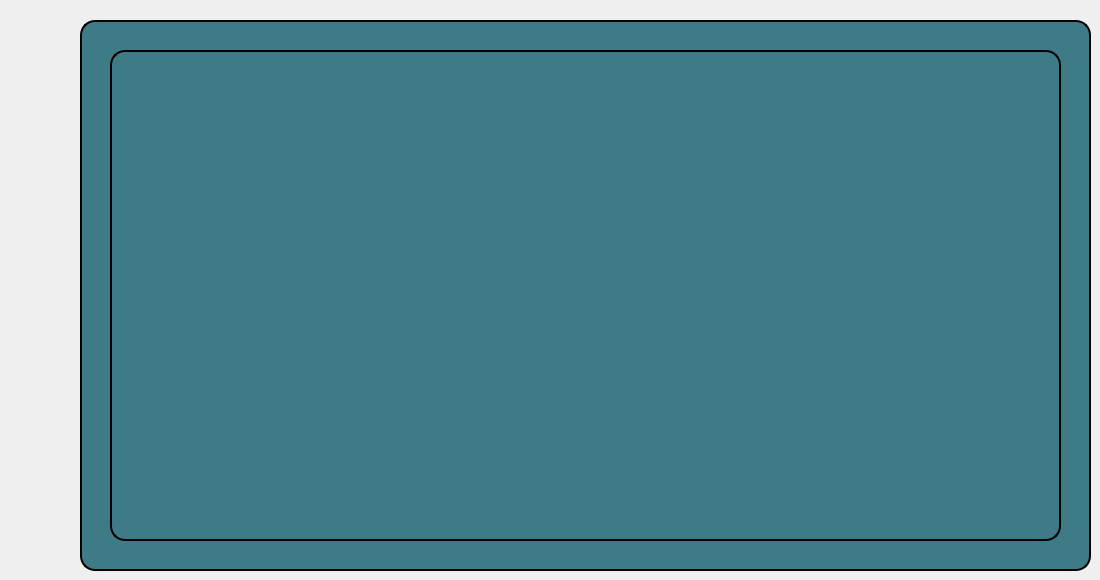
     <widget class="QWidget" name="tab_8">
      <attribute name="title">
       <string>Page</string>
      </attribute>
      <widget class="QWidget" name="stat" native="true">
       <property name="geometry">
        <rect>
         <x>140</x>
         <y>70</y>
         <width>881</width>
         <height>431</height>
        </rect>
       </property>
      </widget>
      <widget class="QTableView" name="tableView_25">
       <property name="geometry">
        <rect>
         <x>80</x>
         <y>20</y>
         <width>1011</width>
         <height>551</height>
        </rect>
       </property>
       <property name="palette">
        <palette>
         <active>
          <colorrole role="WindowText">
           <brush brushstyle="SolidPattern">
            <color alpha="255">
             <red>0</red>
             <green>0</green>
             <blue>0</blue>
            </color>
           </brush>
          </colorrole>
          <colorrole role="Button">
           <brush brushstyle="SolidPattern">
            <color alpha="255">
             <red>63</red>
             <green>123</green>
             <blue>134</blue>
            </color>
           </brush>
          </colorrole>
          <colorrole role="Light">
           <brush brushstyle="SolidPattern">
            <color alpha="255">
             <red>128</red>
             <green>255</green>
             <blue>0</blue>
            </color>
           </brush>
          </colorrole>
          <colorrole role="Midlight">
           <brush brushstyle="SolidPattern">
            <color alpha="255">
             <red>106</red>
             <green>212</green>
             <blue>0</blue>
            </color>
           </brush>
          </colorrole>
          <colorrole role="Dark">
           <brush brushstyle="SolidPattern">
            <color alpha="255">
             <red>43</red>
             <green>85</green>
             <blue>0</blue>
            </color>
           </brush>
          </colorrole>
          <colorrole role="Mid">
           <brush brushstyle="SolidPattern">
            <color alpha="255">
             <red>57</red>
             <green>113</green>
             <blue>0</blue>
            </color>
           </brush>
          </colorrole>
          <colorrole role="Text">
           <brush brushstyle="SolidPattern">
            <color alpha="255">
             <red>0</red>
             <green>0</green>
             <blue>0</blue>
            </color>
           </brush>
          </colorrole>
          <colorrole role="BrightText">
           <brush brushstyle="SolidPattern">
            <color alpha="255">
             <red>255</red>
             <green>255</green>
             <blue>255</blue>
            </color>
           </brush>
          </colorrole>
          <colorrole role="ButtonText">
           <brush brushstyle="SolidPattern">
            <color alpha="255">
             <red>0</red>
             <green>0</green>
             <blue>0</blue>
            </color>
           </brush>
          </colorrole>
          <colorrole role="Base">
           <brush brushstyle="SolidPattern">
            <color alpha="255">
             <red>63</red>
             <green>123</green>
             <blue>134</blue>
            </color>
           </brush>
          </colorrole>
          <colorrole role="Window">
           <brush brushstyle="SolidPattern">
            <color alpha="255">
             <red>63</red>
             <green>123</green>
             <blue>134</blue>
            </color>
           </brush>
          </colorrole>
          <colorrole role="Shadow">
           <brush brushstyle="SolidPattern">
            <color alpha="255">
             <red>0</red>
             <green>0</green>
             <blue>0</blue>
            </color>
           </brush>
          </colorrole>
          <colorrole role="Link">
           <brush brushstyle="SolidPattern">
            <color alpha="255">
             <red>0</red>
             <green>0</green>
             <blue>0</blue>
            </color>
           </brush>
          </colorrole>
          <colorrole role="LinkVisited">
           <brush brushstyle="SolidPattern">
            <color alpha="255">
             <red>0</red>
             <green>0</green>
             <blue>0</blue>
            </color>
           </brush>
          </colorrole>
          <colorrole role="AlternateBase">
           <brush brushstyle="SolidPattern">
            <color alpha="255">
             <red>170</red>
             <green>212</green>
             <blue>127</blue>
            </color>
           </brush>
          </colorrole>
          <colorrole role="ToolTipBase">
           <brush brushstyle="SolidPattern">
            <color alpha="255">
             <red>255</red>
             <green>255</green>
             <blue>220</blue>
            </color>
           </brush>
          </colorrole>
          <colorrole role="ToolTipText">
           <brush brushstyle="SolidPattern">
            <color alpha="255">
             <red>0</red>
             <green>0</green>
             <blue>0</blue>
            </color>
           </brush>
          </colorrole>
          <colorrole role="PlaceholderText">
           <brush brushstyle="SolidPattern">
            <color alpha="127">
             <red>0</red>
             <green>0</green>
             <blue>0</blue>
            </color>
           </brush>
          </colorrole>
          <colorrole role="Accent">
           <brush brushstyle="SolidPattern">
            <color alpha="255">
             <red>255</red>
             <green>255</green>
             <blue>255</blue>
            </color>
           </brush>
          </colorrole>
         </active>
         <inactive>
          <colorrole role="WindowText">
           <brush brushstyle="SolidPattern">
            <color alpha="255">
             <red>0</red>
             <green>0</green>
             <blue>0</blue>
            </color>
           </brush>
          </colorrole>
          <colorrole role="Button">
           <brush brushstyle="SolidPattern">
            <color alpha="255">
             <red>63</red>
             <green>123</green>
             <blue>134</blue>
            </color>
           </brush>
          </colorrole>
          <colorrole role="Light">
           <brush brushstyle="SolidPattern">
            <color alpha="255">
             <red>128</red>
             <green>255</green>
             <blue>0</blue>
            </color>
           </brush>
          </colorrole>
          <colorrole role="Midlight">
           <brush brushstyle="SolidPattern">
            <color alpha="255">
             <red>106</red>
             <green>212</green>
             <blue>0</blue>
            </color>
           </brush>
          </colorrole>
          <colorrole role="Dark">
           <brush brushstyle="SolidPattern">
            <color alpha="255">
             <red>43</red>
             <green>85</green>
             <blue>0</blue>
            </color>
           </brush>
          </colorrole>
          <colorrole role="Mid">
           <brush brushstyle="SolidPattern">
            <color alpha="255">
             <red>57</red>
             <green>113</green>
             <blue>0</blue>
            </color>
           </brush>
          </colorrole>
          <colorrole role="Text">
           <brush brushstyle="SolidPattern">
            <color alpha="255">
             <red>0</red>
             <green>0</green>
             <blue>0</blue>
            </color>
           </brush>
          </colorrole>
          <colorrole role="BrightText">
           <brush brushstyle="SolidPattern">
            <color alpha="255">
             <red>255</red>
             <green>255</green>
             <blue>255</blue>
            </color>
           </brush>
          </colorrole>
          <colorrole role="ButtonText">
           <brush brushstyle="SolidPattern">
            <color alpha="255">
             <red>0</red>
             <green>0</green>
             <blue>0</blue>
            </color>
           </brush>
          </colorrole>
          <colorrole role="Base">
           <brush brushstyle="SolidPattern">
            <color alpha="255">
             <red>63</red>
             <green>123</green>
             <blue>134</blue>
            </color>
           </brush>
          </colorrole>
          <colorrole role="Window">
           <brush brushstyle="SolidPattern">
            <color alpha="255">
             <red>63</red>
             <green>123</green>
             <blue>134</blue>
            </color>
           </brush>
          </colorrole>
          <colorrole role="Shadow">
           <brush brushstyle="SolidPattern">
            <color alpha="255">
             <red>0</red>
             <green>0</green>
             <blue>0</blue>
            </color>
           </brush>
          </colorrole>
          <colorrole role="Link">
           <brush brushstyle="SolidPattern">
            <color alpha="255">
             <red>0</red>
             <green>0</green>
             <blue>0</blue>
            </color>
           </brush>
          </colorrole>
          <colorrole role="LinkVisited">
           <brush brushstyle="SolidPattern">
            <color alpha="255">
             <red>0</red>
             <green>0</green>
             <blue>0</blue>
            </color>
           </brush>
          </colorrole>
          <colorrole role="AlternateBase">
           <brush brushstyle="SolidPattern">
            <color alpha="255">
             <red>170</red>
             <green>212</green>
             <blue>127</blue>
            </color>
           </brush>
          </colorrole>
          <colorrole role="ToolTipBase">
           <brush brushstyle="SolidPattern">
            <color alpha="255">
             <red>255</red>
             <green>255</green>
             <blue>220</blue>
            </color>
           </brush>
          </colorrole>
          <colorrole role="ToolTipText">
           <brush brushstyle="SolidPattern">
            <color alpha="255">
             <red>0</red>
             <green>0</green>
             <blue>0</blue>
            </color>
           </brush>
          </colorrole>
          <colorrole role="PlaceholderText">
           <brush brushstyle="SolidPattern">
            <color alpha="127">
             <red>0</red>
             <green>0</green>
             <blue>0</blue>
            </color>
           </brush>
          </colorrole>
          <colorrole role="Accent">
           <brush brushstyle="SolidPattern">
            <color alpha="255">
             <red>255</red>
             <green>255</green>
             <blue>255</blue>
            </color>
           </brush>
          </colorrole>
         </inactive>
         <disabled>
          <colorrole role="WindowText">
           <brush brushstyle="SolidPattern">
            <color alpha="255">
             <red>43</red>
             <green>85</green>
             <blue>0</blue>
            </color>
           </brush>
          </colorrole>
          <colorrole role="Button">
           <brush brushstyle="SolidPattern">
            <color alpha="255">
             <red>63</red>
             <green>123</green>
             <blue>134</blue>
            </color>
           </brush>
          </colorrole>
          <colorrole role="Light">
           <brush brushstyle="SolidPattern">
            <color alpha="255">
             <red>128</red>
             <green>255</green>
             <blue>0</blue>
            </color>
           </brush>
          </colorrole>
          <colorrole role="Midlight">
           <brush brushstyle="SolidPattern">
            <color alpha="255">
             <red>106</red>
             <green>212</green>
             <blue>0</blue>
            </color>
           </brush>
          </colorrole>
          <colorrole role="Dark">
           <brush brushstyle="SolidPattern">
            <color alpha="255">
             <red>43</red>
             <green>85</green>
             <blue>0</blue>
            </color>
           </brush>
          </colorrole>
          <colorrole role="Mid">
           <brush brushstyle="SolidPattern">
            <color alpha="255">
             <red>57</red>
             <green>113</green>
             <blue>0</blue>
            </color>
           </brush>
          </colorrole>
          <colorrole role="Text">
           <brush brushstyle="SolidPattern">
            <color alpha="255">
             <red>43</red>
             <green>85</green>
             <blue>0</blue>
            </color>
           </brush>
          </colorrole>
          <colorrole role="BrightText">
           <brush brushstyle="SolidPattern">
            <color alpha="255">
             <red>255</red>
             <green>255</green>
             <blue>255</blue>
            </color>
           </brush>
          </colorrole>
          <colorrole role="ButtonText">
           <brush brushstyle="SolidPattern">
            <color alpha="255">
             <red>43</red>
             <green>85</green>
             <blue>0</blue>
            </color>
           </brush>
          </colorrole>
          <colorrole role="Base">
           <brush brushstyle="SolidPattern">
            <color alpha="255">
             <red>63</red>
             <green>123</green>
             <blue>134</blue>
            </color>
           </brush>
          </colorrole>
          <colorrole role="Window">
           <brush brushstyle="SolidPattern">
            <color alpha="255">
             <red>63</red>
             <green>123</green>
             <blue>134</blue>
            </color>
           </brush>
          </colorrole>
          <colorrole role="Shadow">
           <brush brushstyle="SolidPattern">
            <color alpha="255">
             <red>0</red>
             <green>0</green>
             <blue>0</blue>
            </color>
           </brush>
          </colorrole>
          <colorrole role="Link">
           <brush brushstyle="SolidPattern">
            <color alpha="255">
             <red>0</red>
             <green>0</green>
             <blue>0</blue>
            </color>
           </brush>
          </colorrole>
          <colorrole role="LinkVisited">
           <brush brushstyle="SolidPattern">
            <color alpha="255">
             <red>0</red>
             <green>0</green>
             <blue>0</blue>
            </color>
           </brush>
          </colorrole>
          <colorrole role="AlternateBase">
           <brush brushstyle="SolidPattern">
            <color alpha="255">
             <red>85</red>
             <green>170</green>
             <blue>0</blue>
            </color>
           </brush>
          </colorrole>
          <colorrole role="ToolTipBase">
           <brush brushstyle="SolidPattern">
            <color alpha="255">
             <red>255</red>
             <green>255</green>
             <blue>220</blue>
            </color>
           </brush>
          </colorrole>
          <colorrole role="ToolTipText">
           <brush brushstyle="SolidPattern">
            <color alpha="255">
             <red>0</red>
             <green>0</green>
             <blue>0</blue>
            </color>
           </brush>
          </colorrole>
          <colorrole role="PlaceholderText">
           <brush brushstyle="SolidPattern">
            <color alpha="127">
             <red>43</red>
             <green>85</green>
             <blue>0</blue>
            </color>
           </brush>
          </colorrole>
          <colorrole role="Accent">
           <brush brushstyle="SolidPattern">
            <color alpha="255">
             <red>111</red>
             <green>221</green>
             <blue>0</blue>
            </color>
           </brush>
          </colorrole>
         </disabled>
        </palette>
       </property>
       <property name="styleSheet">
        <string notr="true">background-color: rgb(63, 123, 134);
border: 2px solid #000000;
border-radius: 15px;
</string>
       </property>
      </widget>
      <widget class="QTableView" name="tableView_26">
       <property name="geometry">
        <rect>
         <x>110</x>
         <y>50</y>
         <width>951</width>
         <height>491</height>
        </rect>
       </property>
       <property name="palette">
        <palette>
         <active>
          <colorrole role="WindowText">
           <brush brushstyle="SolidPattern">
            <color alpha="255">
             <red>0</red>
             <green>0</green>
             <blue>0</blue>
            </color>
           </brush>
          </colorrole>
          <colorrole role="Button">
           <brush brushstyle="SolidPattern">
            <color alpha="255">
             <red>63</red>
             <green>123</green>
             <blue>134</blue>
            </color>
           </brush>
          </colorrole>
          <colorrole role="Light">
           <brush brushstyle="SolidPattern">
            <color alpha="255">
             <red>128</red>
             <green>255</green>
             <blue>0</blue>
            </color>
           </brush>
          </colorrole>
          <colorrole role="Midlight">
           <brush brushstyle="SolidPattern">
            <color alpha="255">
             <red>106</red>
             <green>212</green>
             <blue>0</blue>
            </color>
           </brush>
          </colorrole>
          <colorrole role="Dark">
           <brush brushstyle="SolidPattern">
            <color alpha="255">
             <red>43</red>
             <green>85</green>
             <blue>0</blue>
            </color>
           </brush>
          </colorrole>
          <colorrole role="Mid">
           <brush brushstyle="SolidPattern">
            <color alpha="255">
             <red>57</red>
             <green>113</green>
             <blue>0</blue>
            </color>
           </brush>
          </colorrole>
          <colorrole role="Text">
           <brush brushstyle="SolidPattern">
            <color alpha="255">
             <red>0</red>
             <green>0</green>
             <blue>0</blue>
            </color>
           </brush>
          </colorrole>
          <colorrole role="BrightText">
           <brush brushstyle="SolidPattern">
            <color alpha="255">
             <red>255</red>
             <green>255</green>
             <blue>255</blue>
            </color>
           </brush>
          </colorrole>
          <colorrole role="ButtonText">
           <brush brushstyle="SolidPattern">
            <color alpha="255">
             <red>0</red>
             <green>0</green>
             <blue>0</blue>
            </color>
           </brush>
          </colorrole>
          <colorrole role="Base">
           <brush brushstyle="SolidPattern">
            <color alpha="255">
             <red>63</red>
             <green>123</green>
             <blue>134</blue>
            </color>
           </brush>
          </colorrole>
          <colorrole role="Window">
           <brush brushstyle="SolidPattern">
            <color alpha="255">
             <red>63</red>
             <green>123</green>
             <blue>134</blue>
            </color>
           </brush>
          </colorrole>
          <colorrole role="Shadow">
           <brush brushstyle="SolidPattern">
            <color alpha="255">
             <red>0</red>
             <green>0</green>
             <blue>0</blue>
            </color>
           </brush>
          </colorrole>
          <colorrole role="Link">
           <brush brushstyle="SolidPattern">
            <color alpha="255">
             <red>0</red>
             <green>0</green>
             <blue>0</blue>
            </color>
           </brush>
          </colorrole>
          <colorrole role="LinkVisited">
           <brush brushstyle="SolidPattern">
            <color alpha="255">
             <red>0</red>
             <green>0</green>
             <blue>0</blue>
            </color>
           </brush>
          </colorrole>
          <colorrole role="AlternateBase">
           <brush brushstyle="SolidPattern">
            <color alpha="255">
             <red>170</red>
             <green>212</green>
             <blue>127</blue>
            </color>
           </brush>
          </colorrole>
          <colorrole role="ToolTipBase">
           <brush brushstyle="SolidPattern">
            <color alpha="255">
             <red>255</red>
             <green>255</green>
             <blue>220</blue>
            </color>
           </brush>
          </colorrole>
          <colorrole role="ToolTipText">
           <brush brushstyle="SolidPattern">
            <color alpha="255">
             <red>0</red>
             <green>0</green>
             <blue>0</blue>
            </color>
           </brush>
          </colorrole>
          <colorrole role="PlaceholderText">
           <brush brushstyle="SolidPattern">
            <color alpha="127">
             <red>0</red>
             <green>0</green>
             <blue>0</blue>
            </color>
           </brush>
          </colorrole>
          <colorrole role="Accent">
           <brush brushstyle="SolidPattern">
            <color alpha="255">
             <red>255</red>
             <green>255</green>
             <blue>255</blue>
            </color>
           </brush>
          </colorrole>
         </active>
         <inactive>
          <colorrole role="WindowText">
           <brush brushstyle="SolidPattern">
            <color alpha="255">
             <red>0</red>
             <green>0</green>
             <blue>0</blue>
            </color>
           </brush>
          </colorrole>
          <colorrole role="Button">
           <brush brushstyle="SolidPattern">
            <color alpha="255">
             <red>63</red>
             <green>123</green>
             <blue>134</blue>
            </color>
           </brush>
          </colorrole>
          <colorrole role="Light">
           <brush brushstyle="SolidPattern">
            <color alpha="255">
             <red>128</red>
             <green>255</green>
             <blue>0</blue>
            </color>
           </brush>
          </colorrole>
          <colorrole role="Midlight">
           <brush brushstyle="SolidPattern">
            <color alpha="255">
             <red>106</red>
             <green>212</green>
             <blue>0</blue>
            </color>
           </brush>
          </colorrole>
          <colorrole role="Dark">
           <brush brushstyle="SolidPattern">
            <color alpha="255">
             <red>43</red>
             <green>85</green>
             <blue>0</blue>
            </color>
           </brush>
          </colorrole>
          <colorrole role="Mid">
           <brush brushstyle="SolidPattern">
            <color alpha="255">
             <red>57</red>
             <green>113</green>
             <blue>0</blue>
            </color>
           </brush>
          </colorrole>
          <colorrole role="Text">
           <brush brushstyle="SolidPattern">
            <color alpha="255">
             <red>0</red>
             <green>0</green>
             <blue>0</blue>
            </color>
           </brush>
          </colorrole>
          <colorrole role="BrightText">
           <brush brushstyle="SolidPattern">
            <color alpha="255">
             <red>255</red>
             <green>255</green>
             <blue>255</blue>
            </color>
           </brush>
          </colorrole>
          <colorrole role="ButtonText">
           <brush brushstyle="SolidPattern">
            <color alpha="255">
             <red>0</red>
             <green>0</green>
             <blue>0</blue>
            </color>
           </brush>
          </colorrole>
          <colorrole role="Base">
           <brush brushstyle="SolidPattern">
            <color alpha="255">
             <red>63</red>
             <green>123</green>
             <blue>134</blue>
            </color>
           </brush>
          </colorrole>
          <colorrole role="Window">
           <brush brushstyle="SolidPattern">
            <color alpha="255">
             <red>63</red>
             <green>123</green>
             <blue>134</blue>
            </color>
           </brush>
          </colorrole>
          <colorrole role="Shadow">
           <brush brushstyle="SolidPattern">
            <color alpha="255">
             <red>0</red>
             <green>0</green>
             <blue>0</blue>
            </color>
           </brush>
          </colorrole>
          <colorrole role="Link">
           <brush brushstyle="SolidPattern">
            <color alpha="255">
             <red>0</red>
             <green>0</green>
             <blue>0</blue>
            </color>
           </brush>
          </colorrole>
          <colorrole role="LinkVisited">
           <brush brushstyle="SolidPattern">
            <color alpha="255">
             <red>0</red>
             <green>0</green>
             <blue>0</blue>
            </color>
           </brush>
          </colorrole>
          <colorrole role="AlternateBase">
           <brush brushstyle="SolidPattern">
            <color alpha="255">
             <red>170</red>
             <green>212</green>
             <blue>127</blue>
            </color>
           </brush>
          </colorrole>
          <colorrole role="ToolTipBase">
           <brush brushstyle="SolidPattern">
            <color alpha="255">
             <red>255</red>
             <green>255</green>
             <blue>220</blue>
            </color>
           </brush>
          </colorrole>
          <colorrole role="ToolTipText">
           <brush brushstyle="SolidPattern">
            <color alpha="255">
             <red>0</red>
             <green>0</green>
             <blue>0</blue>
            </color>
           </brush>
          </colorrole>
          <colorrole role="PlaceholderText">
           <brush brushstyle="SolidPattern">
            <color alpha="127">
             <red>0</red>
             <green>0</green>
             <blue>0</blue>
            </color>
           </brush>
          </colorrole>
          <colorrole role="Accent">
           <brush brushstyle="SolidPattern">
            <color alpha="255">
             <red>255</red>
             <green>255</green>
             <blue>255</blue>
            </color>
           </brush>
          </colorrole>
         </inactive>
         <disabled>
          <colorrole role="WindowText">
           <brush brushstyle="SolidPattern">
            <color alpha="255">
             <red>43</red>
             <green>85</green>
             <blue>0</blue>
            </color>
           </brush>
          </colorrole>
          <colorrole role="Button">
           <brush brushstyle="SolidPattern">
            <color alpha="255">
             <red>63</red>
             <green>123</green>
             <blue>134</blue>
            </color>
           </brush>
          </colorrole>
          <colorrole role="Light">
           <brush brushstyle="SolidPattern">
            <color alpha="255">
             <red>128</red>
             <green>255</green>
             <blue>0</blue>
            </color>
           </brush>
          </colorrole>
          <colorrole role="Midlight">
           <brush brushstyle="SolidPattern">
            <color alpha="255">
             <red>106</red>
             <green>212</green>
             <blue>0</blue>
            </color>
           </brush>
          </colorrole>
          <colorrole role="Dark">
           <brush brushstyle="SolidPattern">
            <color alpha="255">
             <red>43</red>
             <green>85</green>
             <blue>0</blue>
            </color>
           </brush>
          </colorrole>
          <colorrole role="Mid">
           <brush brushstyle="SolidPattern">
            <color alpha="255">
             <red>57</red>
             <green>113</green>
             <blue>0</blue>
            </color>
           </brush>
          </colorrole>
          <colorrole role="Text">
           <brush brushstyle="SolidPattern">
            <color alpha="255">
             <red>43</red>
             <green>85</green>
             <blue>0</blue>
            </color>
           </brush>
          </colorrole>
          <colorrole role="BrightText">
           <brush brushstyle="SolidPattern">
            <color alpha="255">
             <red>255</red>
             <green>255</green>
             <blue>255</blue>
            </color>
           </brush>
          </colorrole>
          <colorrole role="ButtonText">
           <brush brushstyle="SolidPattern">
            <color alpha="255">
             <red>43</red>
             <green>85</green>
             <blue>0</blue>
            </color>
           </brush>
          </colorrole>
          <colorrole role="Base">
           <brush brushstyle="SolidPattern">
            <color alpha="255">
             <red>63</red>
             <green>123</green>
             <blue>134</blue>
            </color>
           </brush>
          </colorrole>
          <colorrole role="Window">
           <brush brushstyle="SolidPattern">
            <color alpha="255">
             <red>63</red>
             <green>123</green>
             <blue>134</blue>
            </color>
           </brush>
          </colorrole>
          <colorrole role="Shadow">
           <brush brushstyle="SolidPattern">
            <color alpha="255">
             <red>0</red>
             <green>0</green>
             <blue>0</blue>
            </color>
           </brush>
          </colorrole>
          <colorrole role="Link">
           <brush brushstyle="SolidPattern">
            <color alpha="255">
             <red>0</red>
             <green>0</green>
             <blue>0</blue>
            </color>
           </brush>
          </colorrole>
          <colorrole role="LinkVisited">
           <brush brushstyle="SolidPattern">
            <color alpha="255">
             <red>0</red>
             <green>0</green>
             <blue>0</blue>
            </color>
           </brush>
          </colorrole>
          <colorrole role="AlternateBase">
           <brush brushstyle="SolidPattern">
            <color alpha="255">
             <red>85</red>
             <green>170</green>
             <blue>0</blue>
            </color>
           </brush>
          </colorrole>
          <colorrole role="ToolTipBase">
           <brush brushstyle="SolidPattern">
            <color alpha="255">
             <red>255</red>
             <green>255</green>
             <blue>220</blue>
            </color>
           </brush>
          </colorrole>
          <colorrole role="ToolTipText">
           <brush brushstyle="SolidPattern">
            <color alpha="255">
             <red>0</red>
             <green>0</green>
             <blue>0</blue>
            </color>
           </brush>
          </colorrole>
          <colorrole role="PlaceholderText">
           <brush brushstyle="SolidPattern">
            <color alpha="127">
             <red>43</red>
             <green>85</green>
             <blue>0</blue>
            </color>
           </brush>
          </colorrole>
          <colorrole role="Accent">
           <brush brushstyle="SolidPattern">
            <color alpha="255">
             <red>111</red>
             <green>221</green>
             <blue>0</blue>
            </color>
           </brush>
          </colorrole>
         </disabled>
        </palette>
       </property>
       <property name="styleSheet">
        <string notr="true">background-color: rgb(63, 123, 134);
border: 2px solid #000000;
border-radius: 15px;
</string>
       </property>
      </widget>
      <zorder>tableView_25</zorder>
      <zorder>tableView_26</zorder>
      <zorder>stat</zorder>
     </widget>
